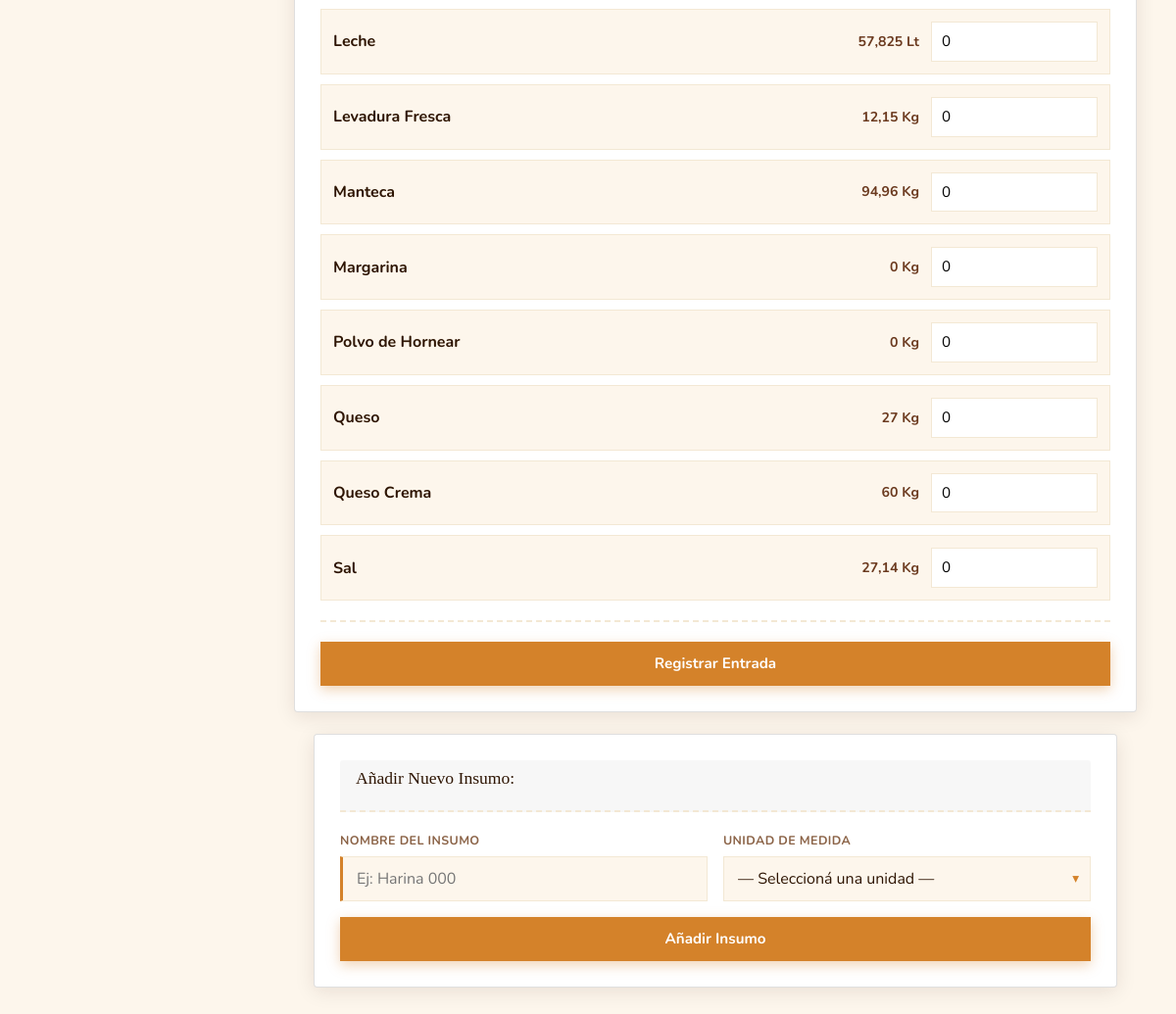
Page /insumos.php (signed in, lower part) on the earlier database version.
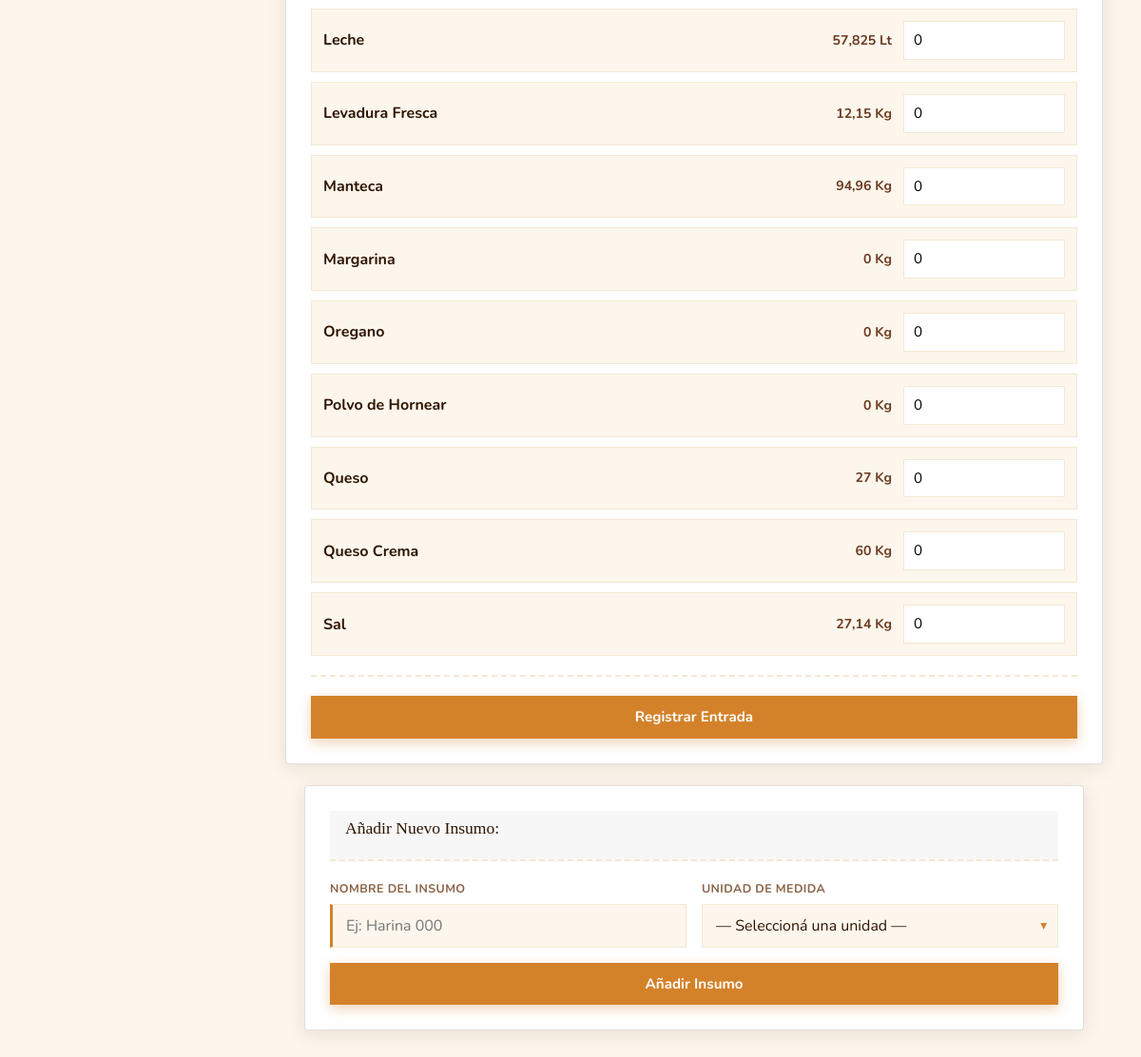
Same page on the later database version.
### tables this page shows
CREATE TABLE `insumos` (
  `idinsumos` int(11) NOT NULL,
  `idunidad_de_medida` int(11) NOT NULL,
  `nombre` varchar(45) NOT NULL
);

CREATE TABLE `unidad_de_medida` (
  `idunidad_de_medida` int(11) NOT NULL,
  `nombre` varchar(45) NOT NULL,
  `abreviatura` varchar(10) NOT NULL
);

### PHP/utilidades.php (called while the page is built)
<?php
if (!function_exists('formatear_cantidad')) {
    function formatear_cantidad($numero) {
        $texto = number_format((float) $numero, 3, ',', '');
        return rtrim(rtrim($texto, '0'), ',') ?: '0';
    }
}

### insumos.php (the view, shortened to what this page needs)
<?php
require_once 'conexion.php';
require_once 'PHP/utilidades.php';
$lista_insumos = mysqli_query($conexion, "
    SELECT i.idinsumos,
           i.nombre,
           u.abreviatura,
           COALESCE(s.cantidad, 0) AS stock_actual,
           COALESCE(s.stock_minimo, 10) AS stock_minimo
    FROM insumos i
    INNER JOIN unidad_de_medida u ON u.idunidad_de_medida = i.idunidad_de_medida
    LEFT JOIN stock_insumos s ON s.id_insumo = i.idinsumos
    ORDER BY i.nombre
");
?>
<!DOCTYPE html>
<html lang="es">
<head>
  <link rel="stylesheet" href="Framework/bootstrap-5.1.3/css/bootstrap.min.css"/>
  <link rel="stylesheet" href="Libreria/DataTables/datatables.min.css"/>
  <link rel="stylesheet" href="CSS/styles.css"/>
</head>
<body>
  <main class="main-content">
    <section class="card" aria-label="Registrar entrada de insumos">
      <form id="form-compra" method="POST" autocomplete="off">
        <?php while ($insumo = mysqli_fetch_assoc($lista_insumos)): ?>
          <?php
          $stock = (float) $insumo['stock_actual'];
          $clase_fila = 'fila-salida';
          ?>
          <div class="<?= $clase_fila ?>">
            <span class="nombre-producto"><?= htmlspecialchars($insumo['nombre'], ENT_QUOTES, 'UTF-8') ?></span>
            <span class="stock-disponible">
              <?= formatear_cantidad($stock) ?> <?= htmlspecialchars($insumo['abreviatura'], ENT_QUOTES, 'UTF-8') ?>
            </span>
            <input type="number" name="cantidad[]" step="0.001" min="0" value="0"
                   class="input-cantidad"
                   aria-label="Cantidad a ingresar de <?= htmlspecialchars($insumo['nombre'], ENT_QUOTES, 'UTF-8') ?>">
          </div>
        <?php endwhile; ?>
        <div class="opciones-salida">
          <div class="form-full">
            <button type="submit" class="btn-primary">Registrar Entrada</button>
          </div>
        </div>
      </form>
    </section>
    <section class="card form-card" aria-label="Añadir nuevo insumo">
      <header class="card-header"><h2>Añadir Nuevo Insumo:</h2></header>
      <form id="form-insumo" method="POST">
        <div class="form-grid">
          <div class="form-group">
            <label for="nombre_insumo">Nombre del Insumo</label>
            <input type="text" id="nombre_insumo" name="nombre_insumo" placeholder="Ej: Harina 000" required/>
          </div>
          <div class="form-group">
            <label for="idunidad">Unidad de Medida</label>
            <div class="select-wrapper">
              <select id="idunidad" name="idunidad" required>
                <option value="">— Seleccioná una unidad —</option>
              </select>
            </div>
          </div>
          <div class="form-full">
            <button type="submit" class="btn-primary">Añadir Insumo</button>
          </div>
        </div>
      </form>
    </section>
  </main>
</body>
</html>

### CSS/styles.css (style rules this page uses)
*, *::before, *::after { box-sizing: border-box; margin: 0; padding: 0; }
:root { --cream: #fdf6ec; --cream-dark: #f3e8d4; --brown-dark: #2e1503; --brown-mid: #6b3a1f; --amber: #d4822a; --gold-light: #f5c96a; --red-accent: #c84b2f; --green: #5a8a3c; --text-main: #2e1503; --text-muted: #8b6347; --sidebar-w: 260px; --shadow: 0 4px 20px rgba(46, 21, 3, 0.1); }
html { scroll-behavior: smooth; }
body { min-height: 100vh; background: var(--cream); color: var(--text-main); font-family: 'Nunito', sans-serif; }
button, input, select, textarea { font: inherit; }
.main-content { flex: 1; margin-left: var(--sidebar-w); padding: 36px 40px; }
.card { margin-bottom: 22px; padding: 26px; overflow-x: auto; background: #fff; box-shadow: var(--shadow); }
.card-header { display: flex; align-items: center; justify-content: space-between; margin-bottom: 20px; padding-bottom: 14px; border-bottom: 2px dashed var(--cream-dark); }
.card-header h2 { color: var(--brown-dark); font-family: 'Playfair Display', serif; font-size: 1.1rem; }
.form-group { display: flex; flex-direction: column; gap: 6px; }
.form-group label { color: var(--text-muted); font-size: 0.78rem; font-weight: 700; letter-spacing: 0.4px; text-transform: uppercase; }
.form-group input, .form-group select, .form-group textarea, .select-wrapper select { width: 100%; padding: 10px 14px; color: var(--text-main); background: var(--cream); border: 1.5px solid var(--cream-dark); outline: none; transition: border-color 0.2s ease, background 0.2s ease; }
.form-group input:required { border-left: 3px solid var(--amber); }
.select-wrapper { position: relative; }
.select-wrapper::after { position: absolute; top: 50%; right: 12px; color: var(--amber); font-size: 0.85rem; pointer-events: none; content: '▾'; transform: translateY(-50%); }
.select-wrapper select { padding-right: 30px; appearance: none; }
.form-grid { display: grid; grid-template-columns: repeat(2, minmax(0, 1fr)); gap: 16px; }
.form-full { grid-column: 1 / -1; }
.form-full .btn-primary, .form-card .btn-primary { width: 100%; }
.form-card { max-width: 820px; margin-right: auto; margin-left: auto; }
.form-card form { display: flex; flex-direction: column; gap: 14px; }
.btn-primary, .btn-filtrar, .btn-limpiar, .btn-pdf { display: inline-flex; align-items: center; justify-content: center; min-height: 44px; padding: 11px 18px; color: #fff; font-family: 'Nunito', sans-serif; font-size: 0.95rem; font-weight: 700; text-decoration: none; background: var(--amber); border: none; box-shadow: 0 4px 12px rgba(212, 130, 42, 0.35); cursor: pointer; transition: transform 0.2s ease, background 0.2s ease, box-shadow 0.2s ease; }
.input-cantidad { width: 120px; padding: 8px 10px; font-size: 0.95rem; background: #fff; border: 1.5px solid var(--cream-dark); outline: none; }
.encabezado-salida, .fila-salida { display: grid; grid-template-columns: minmax(160px, 1fr) 130px 170px; gap: 12px; align-items: center; }
.fila-salida { margin-bottom: 10px; padding: 12px; background: var(--cream); border: 1px solid var(--cream-dark); }
.fila-salida .nombre-producto { color: var(--brown-dark); font-weight: 700; }
.stock-disponible { color: var(--brown-mid); font-size: 0.88rem; font-weight: 700; text-align: right; white-space: nowrap; }
.fila-salida .input-cantidad { width: 100%; }
.opciones-salida { display: grid; grid-template-columns: repeat(2, minmax(0, 1fr)); gap: 16px; margin-top: 20px; padding-top: 20px; border-top: 2px dashed var(--cream-dark); }

Differences in the rows shown:
added insumos: nombre "Oregano", stock "0", idunidad_de_medida.abreviatura "Kg"
